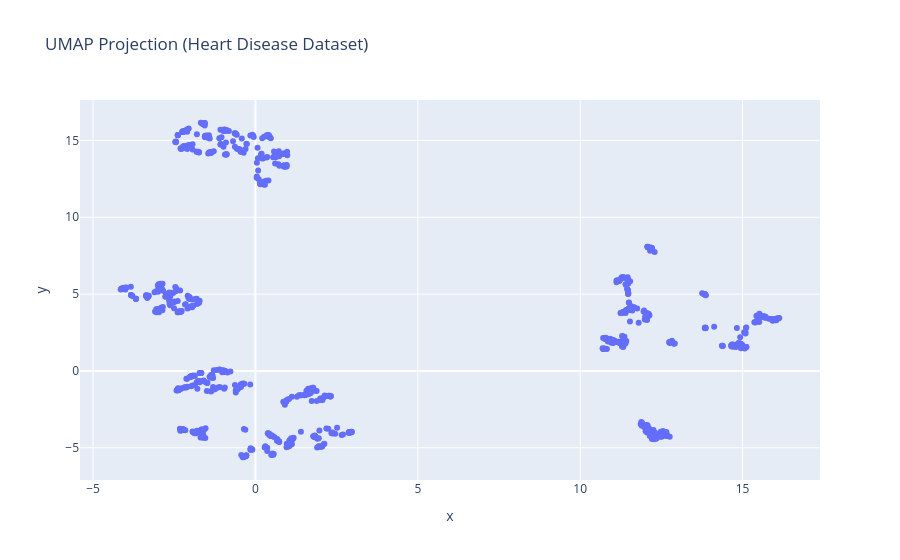
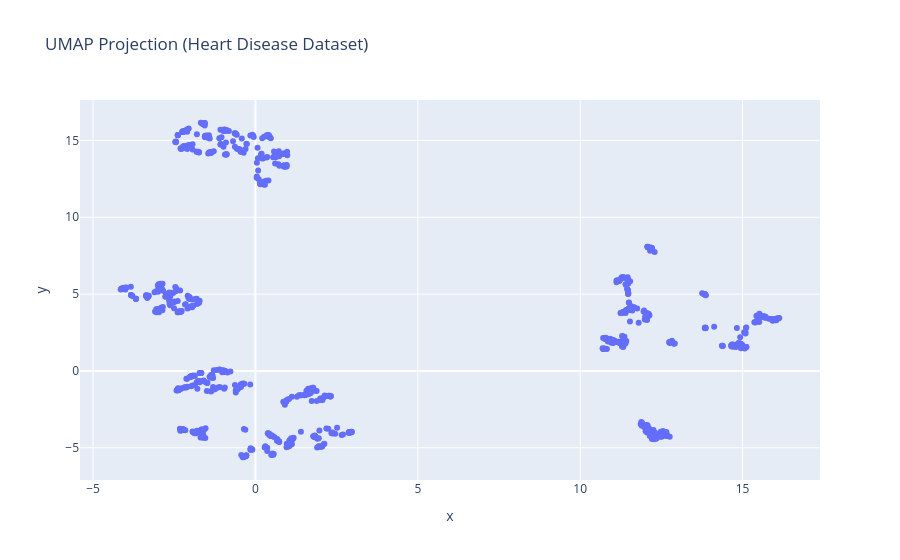
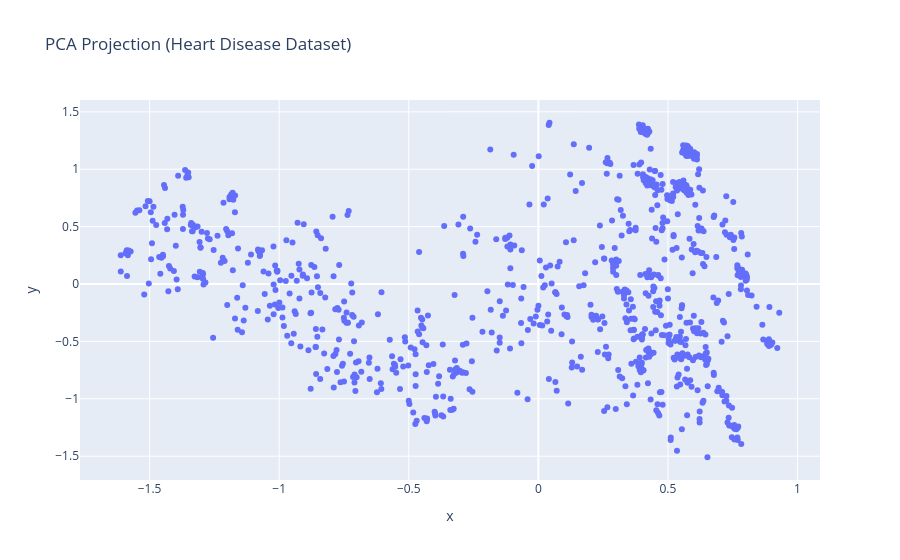

Notebook code for these charts, in order:
### Code cell
import os

import pandas as pd
import plotly.express as px
import plotly.io as pio
import umap
from sklearn.decomposition import PCA

# Paths for saved visualizations
umap_html_path = "../data/clustering_for_heart_disease_analysis_project/umap_projection.html"
umap_json_path = "../data/clustering_for_heart_disease_analysis_project/umap_projection.json"
pca_html_path = "../data/clustering_for_heart_disease_analysis_project/pca_projection.html"
pca_json_path = "../data/clustering_for_heart_disease_analysis_project/pca_projection.json"

# No ground-truth labels exist yet (this is unsupervised clustering),
# so we just visualize structure without color-coding by a target.

# Check if visualizations already exist
if os.path.exists(umap_json_path) and os.path.exists(pca_json_path):
    print("Visualizations already exist. Loading saved figures...")
    print(f"UMAP: {umap_html_path}")
    print(f"PCA: {pca_html_path}")

    fig_umap = pio.read_json(umap_json_path)
    fig_umap.show()

    fig_pca = pio.read_json(pca_json_path)
    fig_pca.show()
else:
    print("Generating visualizations (this may take a while)...")

    print("Running UMAP...")
    reducer_umap = umap.UMAP(n_components=2, random_state=42)
    embed_umap = reducer_umap.fit_transform(df)

    fig_umap = px.scatter(
        x=embed_umap[:, 0], y=embed_umap[:, 1],
        title="UMAP Projection (Heart Disease Dataset)"
    )
    fig_umap.write_html(umap_html_path)
    fig_umap.write_json(umap_json_path)
    print(f"UMAP saved to {umap_html_path} and {umap_json_path}")
    fig_umap.show()

    print("Running PCA...")
    pca = PCA(n_components=2, random_state=42)
    embed_pca = pca.fit_transform(df)

    fig_pca = px.scatter(
        x=embed_pca[:, 0], y=embed_pca[:, 1],
        title="PCA Projection (Heart Disease Dataset)"
    )
    fig_pca.write_html(pca_html_path)
    fig_pca.write_json(pca_json_path)
    print(f"PCA saved to {pca_html_path} and {pca_json_path}")
    fig_pca.show()

    print("Visualizations complete and saved!")

### Figure 1 — Plotly figure (JSON) as saved in the notebook; plotly's stock layout.template omitted (floating-point values rounded to 4 significant figures; data arrays with more than 128 entries replaced by an {"elided": "..."} marker saying what was removed)
{"data": [{"hovertemplate": "x=%{x}<br>y=%{y}<extra></extra>", "legendgroup": "", "marker": {"color": "#636efa", "symbol": "circle"}, "mode": "markers", "name": "", "orientation": "v", "showlegend": false, "type": "scatter", "x": {"elided": "920 float values"}, "xaxis": "x", "y": {"elided": "920 float values"}, "yaxis": "y"}], "layout": {"legend": {"tracegroupgap": 0}, "title": {"text": "UMAP Projection (Heart Disease Dataset)"}, "xaxis": {"anchor": "y", "domain": [0, 1], "title": {"text": "x"}}, "yaxis": {"anchor": "x", "domain": [0, 1], "title": {"text": "y"}}}}

### Figure 2 — Plotly figure (JSON) as saved in the notebook; plotly's stock layout.template omitted (floating-point values rounded to 4 significant figures; data arrays with more than 128 entries replaced by an {"elided": "..."} marker saying what was removed)
{"data": [{"hovertemplate": "x=%{x}<br>y=%{y}<extra></extra>", "legendgroup": "", "marker": {"color": "#636efa", "symbol": "circle"}, "mode": "markers", "name": "", "orientation": "v", "showlegend": false, "type": "scatter", "x": {"elided": "920 float values"}, "xaxis": "x", "y": {"elided": "920 float values"}, "yaxis": "y"}], "layout": {"legend": {"tracegroupgap": 0}, "title": {"text": "UMAP Projection (Heart Disease Dataset)"}, "xaxis": {"anchor": "y", "domain": [0, 1], "title": {"text": "x"}}, "yaxis": {"anchor": "x", "domain": [0, 1], "title": {"text": "y"}}}}

### Figure 3 — Plotly figure (JSON) as saved in the notebook; plotly's stock layout.template omitted (floating-point values rounded to 4 significant figures; data arrays with more than 128 entries replaced by an {"elided": "..."} marker saying what was removed)
{"data": [{"hovertemplate": "x=%{x}<br>y=%{y}<extra></extra>", "legendgroup": "", "marker": {"color": "#636efa", "symbol": "circle"}, "mode": "markers", "name": "", "orientation": "v", "showlegend": false, "type": "scatter", "x": {"elided": "920 float values"}, "xaxis": "x", "y": {"elided": "920 float values"}, "yaxis": "y"}], "layout": {"legend": {"tracegroupgap": 0}, "title": {"text": "PCA Projection (Heart Disease Dataset)"}, "xaxis": {"anchor": "y", "domain": [0, 1], "title": {"text": "x"}}, "yaxis": {"anchor": "x", "domain": [0, 1], "title": {"text": "y"}}}}
